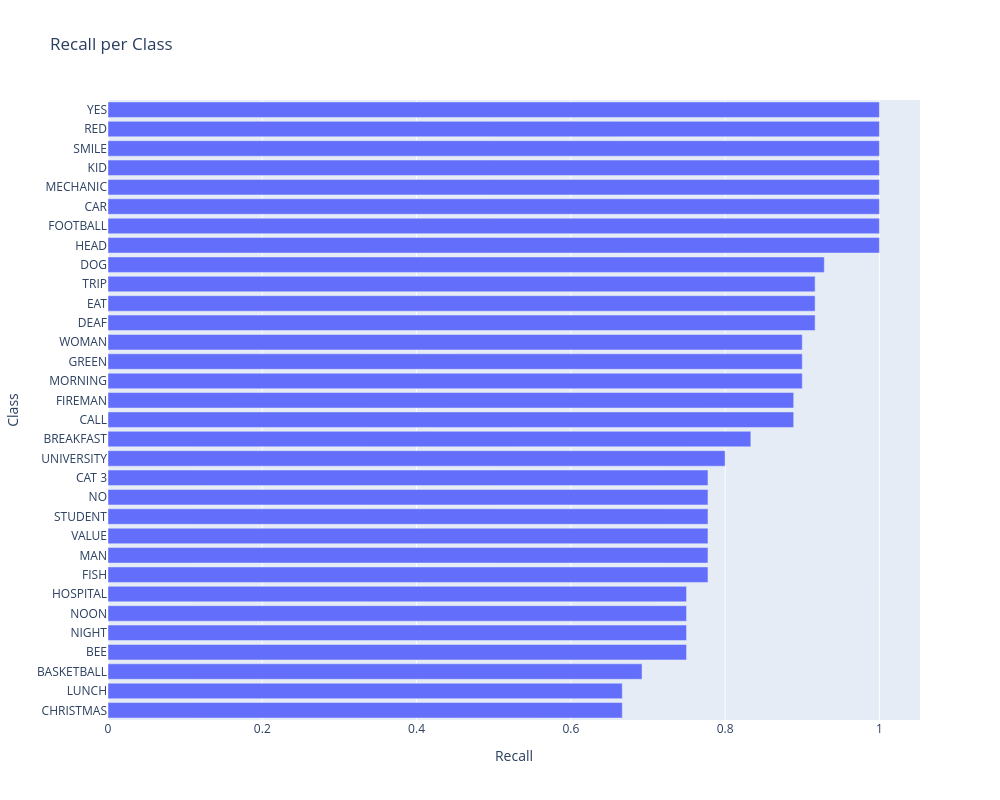

Here is the notebook cell this chart was saved with:
### Code cell
from sklearn.metrics import recall_score

recalls = recall_score(
    y_true,
    y_pred,
    labels=labels_ids,
    average=None,
    zero_division=0
)

order = np.argsort(recalls)

fig = go.Figure(go.Bar(
    x=recalls[order],
    y=labels_names[order],
    orientation="h"
))

fig.update_layout(
    title="Recall per Class",
    xaxis_title="Recall",
    yaxis_title="Class",
    width=1000,
    height=800,
)

fig.show()

### Figure 1 — Plotly figure (JSON) as saved in the notebook; plotly's stock layout.template omitted (floating-point values rounded to 4 significant figures)
{"data": [{"orientation": "h", "type": "bar", "x": [0.6667, 0.6667, 0.6923, 0.75, 0.75, 0.75, 0.75, 0.7778, 0.7778, 0.7778, 0.7778, 0.7778, 0.7778, 0.8, 0.8333, 0.8889, 0.8889, 0.9, 0.9, 0.9, 0.9167, 0.9167, 0.9167, 0.9286, 1.0, 1.0, 1.0, 1.0, 1.0, 1.0, 1.0, 1.0], "y": ["CHRISTMAS", "LUNCH", "BASKETBALL", "BEE", "NIGHT", "NOON", "HOSPITAL", "FISH", "MAN", "VALUE", "STUDENT", "NO", "CAT 3", "UNIVERSITY", "BREAKFAST", "CALL", "FIREMAN", "MORNING", "GREEN", "WOMAN", "DEAF", "EAT", "TRIP", "DOG", "HEAD", "FOOTBALL", "CAR", "MECHANIC", "KID", "SMILE", "RED", "YES"]}], "layout": {"height": 800, "title": {"text": "Recall per Class"}, "width": 1000, "xaxis": {"title": {"text": "Recall"}}, "yaxis": {"title": {"text": "Class"}}}}
